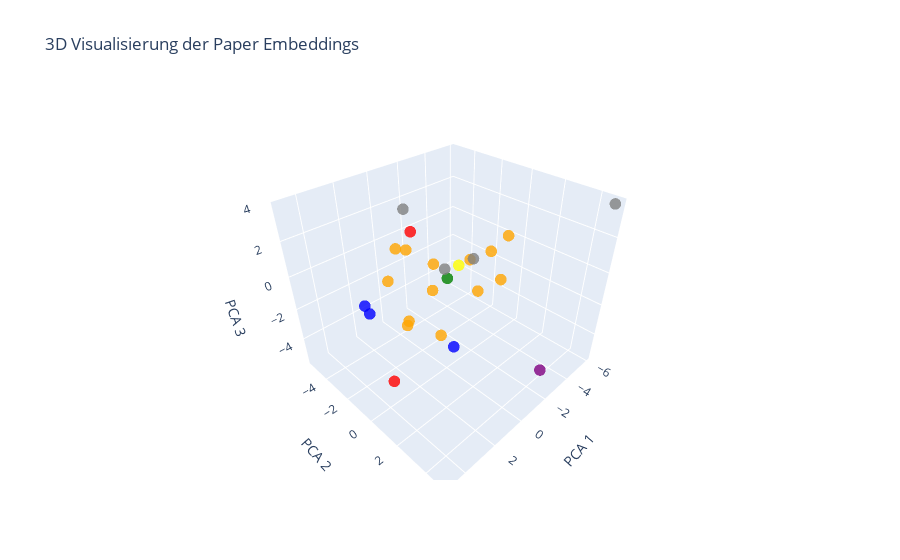

Here is the notebook cell this chart was saved with:
### Code cell
from sklearn.decomposition import PCA
from sklearn.metrics.pairwise import cosine_similarity
import plotly.graph_objects as go


pca = PCA(n_components=3)
embeddings_reduced = pca.fit_transform(df["emb_ti_auth_sum"].values.tolist())


traces = []


for idx, row in df.iterrows():

    trace = go.Scatter3d(
        x=[embeddings_reduced[idx, 0]], 
        y=[embeddings_reduced[idx, 1]], 
        z=[embeddings_reduced[idx, 2]],
        mode="markers",
        marker=dict(
            size= 4,
            color= "",
            colorscale= "Viridis",
            opacity= 0.8
        ),
        text= f"Title: {row['title']}<br>Authors: {row['authors']}<br>Primary Category: {row['primary_category']}"
    )

    traces.append(trace)



fig = go.Figure()

fig.add_trace(go.Scatter3d(
    x=embeddings_reduced[:, 0], 
    y=embeddings_reduced[:, 1], 
    z=embeddings_reduced[:, 2],
    mode="markers",
    marker=dict(
        size= 4,
        color= "",
        colorscale= "Viridis",
        opacity= 0.8
    )
))

fig.update_layout(
    title="3D Visualisierung der Paper Embeddings",
    scene=dict(
        xaxis_title="PCA 1",
        yaxis_title="PCA 2",
        zaxis_title="PCA 3"
    )
)

fig.show()

### Figure 1 — Plotly figure (JSON) as saved in the notebook; plotly's stock layout.template omitted (floating-point values rounded to 4 significant figures)
{"data": [{"marker": {"color": ["blue", "blue", "red", "green", "orange", "orange", "purple", "orange", "yellow", "orange", "orange", "red", "gray", "orange", "orange", "gray", "orange", "blue", "orange", "gray", "orange", "gray", "orange", "orange", "orange"], "colorscale": [[0, "#440154"], [0.1111, "#482878"], [0.2222, "#3e4989"], [0.3333, "#31688e"], [0.4444, "#26828e"], [0.5556, "#1f9e89"], [0.6667, "#35b779"], [0.7778, "#6ece58"], [0.8889, "#b5de2b"], [1, "#fde725"]], "opacity": 0.8, "size": 4}, "mode": "markers", "type": "scatter3d", "x": [3.373, 4.26, -2.35, -0.6256, 1.133, 1.453, -3.263, 0.983, -1.9, -0.7084, -0.0003236, 4.882, -1.568, -4.759, -3.866, -1.249, 2.856, 2.191, 1.32, -3.258, -0.5789, -5.914, 0.893, 2.113, 4.582], "y": [-2.173, -0.429, -5.394, -0.5649, -2.361, 0.6863, 3.93, 0.6064, -1.0, 1.428, -2.981, 1.783, -4.959, -0.3535, 0.6119, -1.396, -0.8201, 2.677, 2.696, -1.186, 2.205, 4.888, -0.03181, -0.4366, 2.574], "z": [-0.862, 0.1239, -0.2082, -0.3906, 1.311, 1.93, -5.541, -2.477, -0.3724, -0.2166, 0.5256, -1.947, 1.636, -2.331, 1.255, -0.4922, 0.9738, -1.127, 2.967, -0.6329, 2.361, 3.729, -0.112, -1.524, 1.422]}], "layout": {"scene": {"xaxis": {"title": {"text": "PCA 1"}}, "yaxis": {"title": {"text": "PCA 2"}}, "zaxis": {"title": {"text": "PCA 3"}}}, "title": {"text": "3D Visualisierung der Paper Embeddings"}}}
